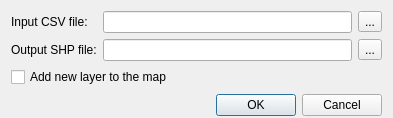
<?xml version="1.0" encoding="UTF-8"?>
<ui version="4.0">
 <class>ConverterDialog</class>
 <widget class="QDialog" name="ConverterDialog">
  <property name="geometry">
   <rect>
    <x>0</x>
    <y>0</y>
    <width>393</width>
    <height>108</height>
   </rect>
  </property>
  <property name="sizePolicy">
   <sizepolicy hsizetype="Expanding" vsizetype="Expanding">
    <horstretch>0</horstretch>
    <verstretch>0</verstretch>
   </sizepolicy>
  </property>
  <property name="windowTitle">
   <string>Converter</string>
  </property>
  <layout class="QGridLayout" name="gridLayout">
   <property name="bottomMargin">
    <number>0</number>
   </property>
   <item row="1" column="2">
    <widget class="QToolButton" name="btnSelectShp">
     <property name="text">
      <string>...</string>
     </property>
    </widget>
   </item>
   <item row="0" column="2">
    <widget class="QToolButton" name="btnSelectCsv">
     <property name="text">
      <string>...</string>
     </property>
    </widget>
   </item>
   <item row="4" column="0" colspan="3">
    <widget class="QDialogButtonBox" name="buttonBox">
     <property name="sizePolicy">
      <sizepolicy hsizetype="Expanding" vsizetype="Expanding">
       <horstretch>0</horstretch>
       <verstretch>0</verstretch>
      </sizepolicy>
     </property>
     <property name="minimumSize">
      <size>
       <width>0</width>
       <height>25</height>
      </size>
     </property>
     <property name="orientation">
      <enum>Qt::Horizontal</enum>
     </property>
     <property name="standardButtons">
      <set>QDialogButtonBox::Cancel|QDialogButtonBox::Ok</set>
     </property>
    </widget>
   </item>
   <item row="2" column="0" colspan="3">
    <widget class="QCheckBox" name="chkAddToMap">
     <property name="sizePolicy">
      <sizepolicy hsizetype="Expanding" vsizetype="Expanding">
       <horstretch>0</horstretch>
       <verstretch>0</verstretch>
      </sizepolicy>
     </property>
     <property name="text">
      <string>Add new layer to the map</string>
     </property>
    </widget>
   </item>
   <item row="1" column="1">
    <widget class="QLineEdit" name="txtShpPath"/>
   </item>
   <item row="0" column="0">
    <widget class="QLabel" name="lblCSV">
     <property name="font">
      <font>
       <weight>50</weight>
       <bold>false</bold>
      </font>
     </property>
     <property name="frameShape">
      <enum>QFrame::NoFrame</enum>
     </property>
     <property name="text">
      <string>Input CSV file:</string>
     </property>
    </widget>
   </item>
   <item row="0" column="1">
    <widget class="QLineEdit" name="txtCsvPath"/>
   </item>
   <item row="1" column="0">
    <widget class="QLabel" name="lblSHP">
     <property name="font">
      <font>
       <weight>50</weight>
       <bold>false</bold>
      </font>
     </property>
     <property name="text">
      <string>Output SHP file:</string>
     </property>
    </widget>
   </item>
  </layout>
 </widget>
 <resources/>
 <connections>
  <connection>
   <sender>buttonBox</sender>
   <signal>accepted()</signal>
   <receiver>ConverterDialog</receiver>
   <slot>accept()</slot>
   <hints>
    <hint type="sourcelabel">
     <x>248</x>
     <y>254</y>
    </hint>
    <hint type="destinationlabel">
     <x>157</x>
     <y>274</y>
    </hint>
   </hints>
  </connection>
  <connection>
   <sender>buttonBox</sender>
   <signal>rejected()</signal>
   <receiver>ConverterDialog</receiver>
   <slot>reject()</slot>
   <hints>
    <hint type="sourcelabel">
     <x>316</x>
     <y>260</y>
    </hint>
    <hint type="destinationlabel">
     <x>286</x>
     <y>274</y>
    </hint>
   </hints>
  </connection>
 </connections>
</ui>
